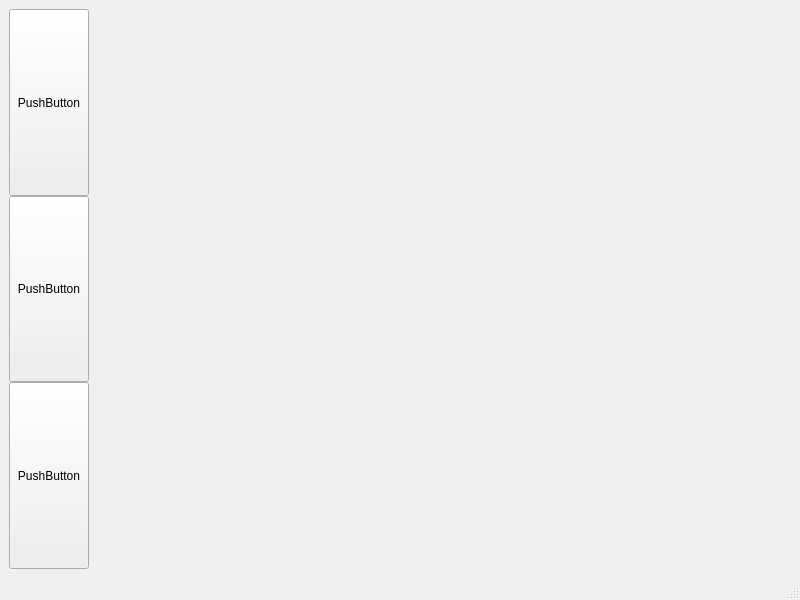
<?xml version="1.0" encoding="UTF-8"?>
<ui version="4.0">
 <class>CleanerWindow</class>
 <widget class="QMainWindow" name="CleanerWindow">
  <property name="geometry">
   <rect>
    <x>0</x>
    <y>0</y>
    <width>800</width>
    <height>600</height>
   </rect>
  </property>
  <property name="windowTitle">
   <string>CleanerWindow</string>
  </property>
  <widget class="QWidget" name="centralwidget">
   <layout class="QHBoxLayout" name="horizontalLayout">
    <item>
     <layout class="QVBoxLayout" name="verticalLayout">
      <property name="spacing">
       <number>0</number>
      </property>
      <item>
       <widget class="QPushButton" name="pushButton">
        <property name="sizePolicy">
         <sizepolicy hsizetype="Minimum" vsizetype="Minimum">
          <horstretch>0</horstretch>
          <verstretch>0</verstretch>
         </sizepolicy>
        </property>
        <property name="text">
         <string>PushButton</string>
        </property>
       </widget>
      </item>
      <item>
       <widget class="QPushButton" name="pushButton_2">
        <property name="sizePolicy">
         <sizepolicy hsizetype="Minimum" vsizetype="Minimum">
          <horstretch>0</horstretch>
          <verstretch>0</verstretch>
         </sizepolicy>
        </property>
        <property name="text">
         <string>PushButton</string>
        </property>
       </widget>
      </item>
      <item>
       <widget class="QPushButton" name="pushButton_3">
        <property name="sizePolicy">
         <sizepolicy hsizetype="Minimum" vsizetype="Minimum">
          <horstretch>0</horstretch>
          <verstretch>0</verstretch>
         </sizepolicy>
        </property>
        <property name="text">
         <string>PushButton</string>
        </property>
       </widget>
      </item>
     </layout>
    </item>
    <item>
     <widget class="QStackedWidget" name="stackedWidget">
      <property name="currentIndex">
       <number>0</number>
      </property>
      <widget class="ApplicationManager" name="applicationManager"/>
      <widget class="QWidget" name="page_4"/>
     </widget>
    </item>
   </layout>
  </widget>
  <widget class="QMenuBar" name="menubar">
   <property name="geometry">
    <rect>
     <x>0</x>
     <y>0</y>
     <width>800</width>
     <height>26</height>
    </rect>
   </property>
  </widget>
  <widget class="QStatusBar" name="statusbar"/>
 </widget>
 <customwidgets>
  <customwidget>
   <class>ApplicationManager</class>
   <extends>QWidget</extends>
   <header>ApplicationManager/applicationmanager.h</header>
   <container>1</container>
  </customwidget>
 </customwidgets>
 <resources/>
 <connections/>
</ui>
